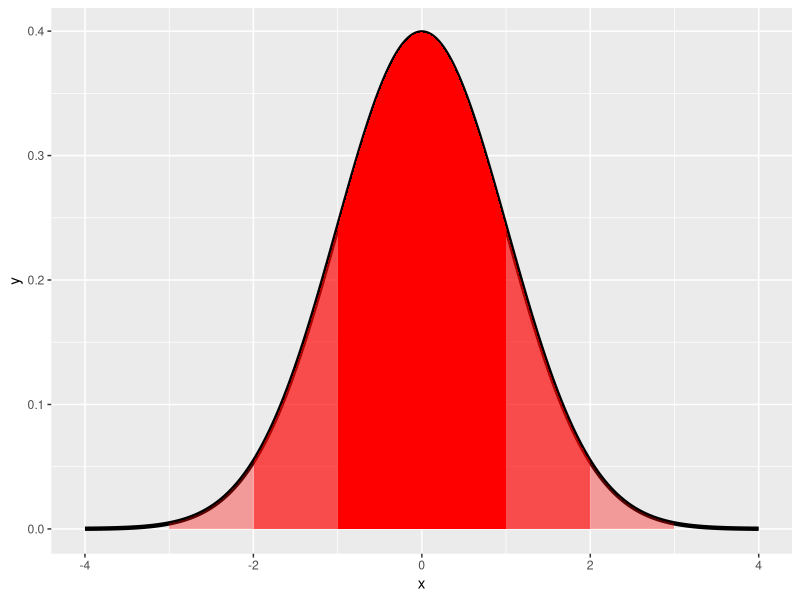

R code for this plot:
## ---- chunk 1
#using equation choose(n,x) * p^x * (1-p)^(n-x)
choose(5,3) * .8^3 * (1-.8)^(5-3)+choose(5,4) * .8^4 * (1-.8)^(5-4)+choose(5,5) * .8^5 * (1-.8)^(5-5)

# using R Pbinom function
pbinom(q = 2,size = 5,prob = .8,lower.tail = F)
## ---- chunk 2
###  
x <- seq(-4, 4, length = 1000)
dat <- data.frame(x=x, y=dnorm(x))
library(ggplot2)
#to plot normal distribution:
#g <- ggplot(dat, aes(x = x, y = y)) + geom_line(size = 1.5)
#g <- g + geom_vline(xintercept = -4 : 4, size = 1)
#densities:
g <- ggplot(dat, aes(x = x, y = y)) + geom_line(size = 1.5)
g <- g + geom_ribbon(aes(x = ifelse(x > -1 & x < 1, x, 0), ymin = 0, ymax = dat$y), fill = "red", alpha = 1)
g <- g +  geom_ribbon(aes(x = ifelse(x > -2 & x < 2, x, 0), ymin = 0, ymax = dat$y), fill = "red", alpha = 0.5)
g <- g +  geom_ribbon(aes(x = ifelse(x > -3 & x < 3, x, 0), ymin = 0, ymax = dat$y), fill = "red", alpha = 0.35)
print(g)
## ---- chunk 3
qnorm(.1)
## ---- chunk 4
qnorm(.975,3,2)

#or calc from standard normal then convert by sigma and mean
qnorm(.975)*2+3
## ---- chunk 5
pnorm(1200,1020,50,lower.tail = FALSE)
#or we can use the standard normal quantile instead
pnorm((1200-1020)/50,lower.tail = FALSE)
## ---- chunk 6
ppois(3,2.5*4)
## ---- chunk 7
#using binomial func:
pbinom(5,1000,.01)
#using pois func:
ppois(5,.01*1000)
